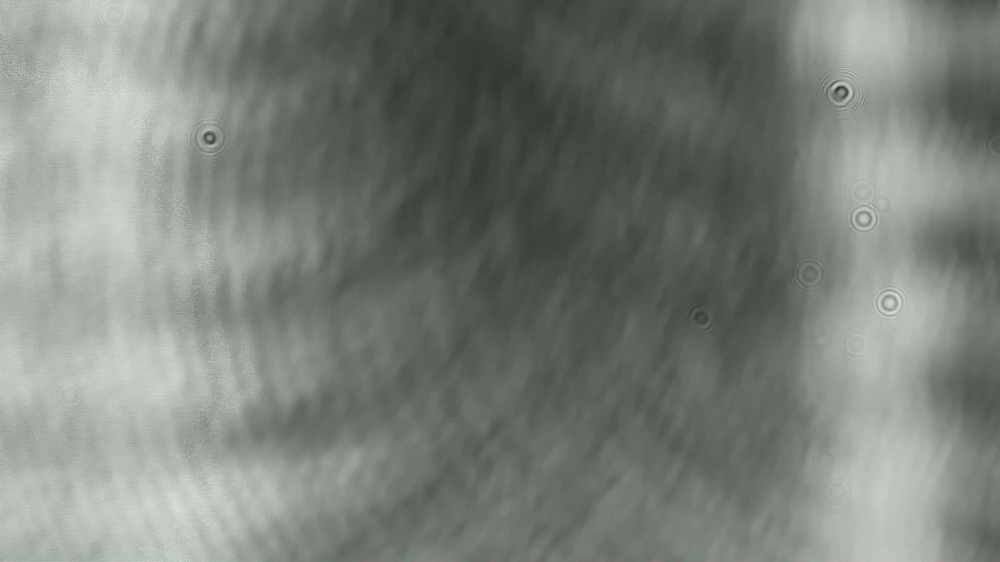
#> input picture originales/79.png, 1000 x 562 px, shrunk from 1920 x 1080 before the run; its folder holds only this picture in this run
$ python imagecropper.py
#> lines starting #> are read from the running program, lines starting #| are printed output that depends on the picture
from PIL import Image
import os

input_folder = 'originales'
output_folder = 'recortadas'
os.makedirs(output_folder, exist_ok=True)

recortar = 140
recortarPorLado = recortar/2
# Coordenadas del área a recortar (por ejemplo, zona central de 200px en la vertical)
def get_crop_box(img):
    w, h = img.size
    return (0, 0, w, h//2 - recortarPorLado) + (w, h//2 + recortarPorLado, w, h)  # Ejemplo: elimina franja central vertical

for filename in os.listdir(input_folder):
    if filename.lower().endswith(('.jpg', '.jpeg', '.png')):
        path = os.path.join(input_folder, filename)
        img = Image.open(path)
#> img is the input picture: PIL image 1000x562 RGBA; mean R, G, B, A 122.7, 127.8, 122.1, 255

        # Recortar porciones superior e inferior y unirlas (saltando zona central)
        top = img.crop((0, 0, img.width, img.height//2 - recortarPorLado))
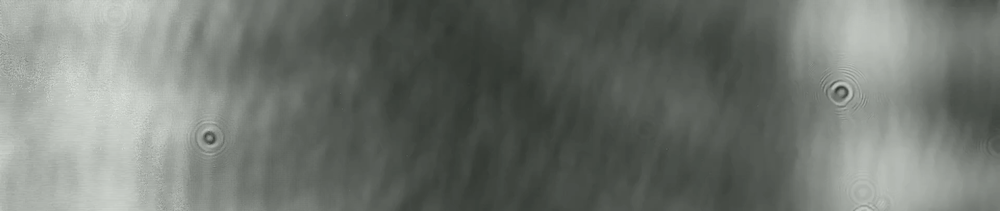
#> top: PIL image 1000x211 RGBA; mean R, G, B, A 112, 117.1, 111.3, 255
        bottom = img.crop((0, img.height//2 + recortarPorLado, img.width, img.height))
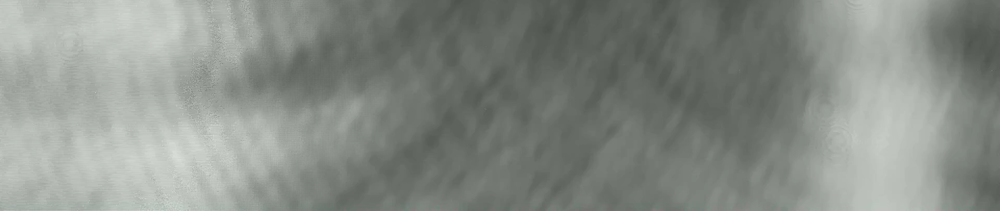
#> bottom: PIL image 1000x211 RGBA; mean R, G, B, A 135.6, 140.7, 135, 255
        new_img = Image.new('RGB', (img.width, top.height + bottom.height))
#> new_img: PIL image 1000x422 RGB; every value is 0
        new_img.paste(top, (0, 0))
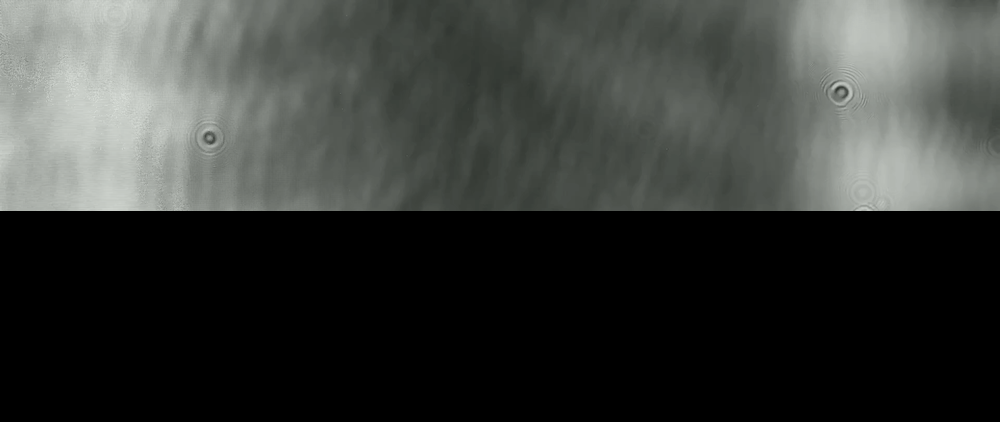
#> new_img: PIL image 1000x422 RGB; mean R, G, B 56, 58.5, 55.7
        new_img.paste(bottom, (0, top.height))
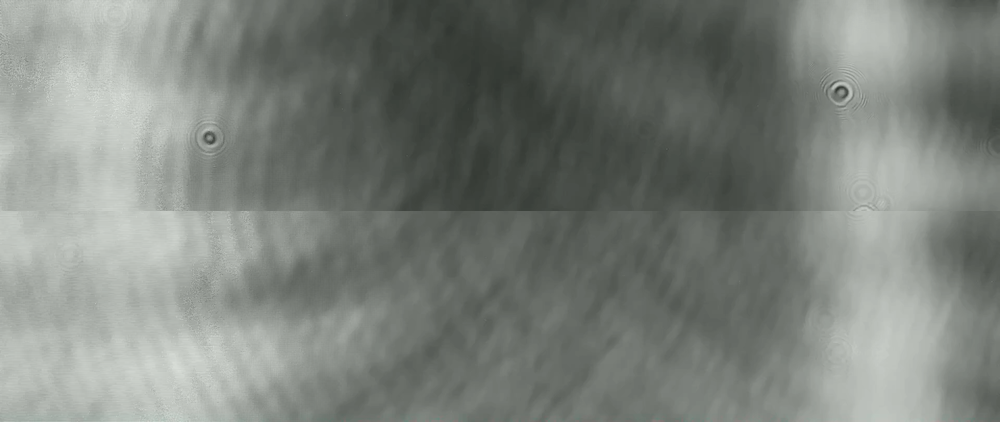
#> new_img: PIL image 1000x422 RGB; mean R, G, B 123.8, 128.9, 123.2

        new_img.save(os.path.join(output_folder, filename))
